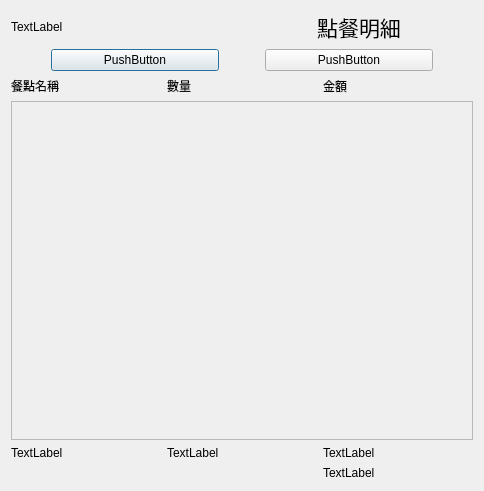
<?xml version="1.0" encoding="UTF-8"?>
<ui version="4.0">
 <class>detail</class>
 <widget class="QDialog" name="detail">
  <property name="geometry">
   <rect>
    <x>0</x>
    <y>0</y>
    <width>484</width>
    <height>491</height>
   </rect>
  </property>
  <property name="windowTitle">
   <string>Dialog</string>
  </property>
  <layout class="QGridLayout" name="gridLayout">
   <item row="0" column="0">
    <widget class="QLabel" name="label_logo">
     <property name="text">
      <string>TextLabel</string>
     </property>
    </widget>
   </item>
   <item row="1" column="0" colspan="2">
    <layout class="QHBoxLayout" name="horizontalLayout_2">
     <item>
      <spacer name="horizontalSpacer">
       <property name="orientation">
        <enum>Qt::Horizontal</enum>
       </property>
       <property name="sizeType">
        <enum>QSizePolicy::Fixed</enum>
       </property>
       <property name="sizeHint" stdset="0">
        <size>
         <width>40</width>
         <height>20</height>
        </size>
       </property>
      </spacer>
     </item>
     <item>
      <widget class="QPushButton" name="pushButton_confirm">
       <property name="text">
        <string>PushButton</string>
       </property>
      </widget>
     </item>
     <item>
      <spacer name="horizontalSpacer_2">
       <property name="orientation">
        <enum>Qt::Horizontal</enum>
       </property>
       <property name="sizeType">
        <enum>QSizePolicy::Fixed</enum>
       </property>
       <property name="sizeHint" stdset="0">
        <size>
         <width>40</width>
         <height>20</height>
        </size>
       </property>
      </spacer>
     </item>
     <item>
      <widget class="QPushButton" name="pushButton_order">
       <property name="text">
        <string>PushButton</string>
       </property>
      </widget>
     </item>
     <item>
      <spacer name="horizontalSpacer_3">
       <property name="orientation">
        <enum>Qt::Horizontal</enum>
       </property>
       <property name="sizeType">
        <enum>QSizePolicy::Fixed</enum>
       </property>
       <property name="sizeHint" stdset="0">
        <size>
         <width>40</width>
         <height>20</height>
        </size>
       </property>
      </spacer>
     </item>
    </layout>
   </item>
   <item row="0" column="1">
    <widget class="QLabel" name="label_logo_2">
     <property name="font">
      <font>
       <family>Adobe Myungjo Std M</family>
       <pointsize>16</pointsize>
      </font>
     </property>
     <property name="text">
      <string>點餐明細</string>
     </property>
     <property name="alignment">
      <set>Qt::AlignCenter</set>
     </property>
    </widget>
   </item>
   <item row="2" column="0" colspan="2">
    <layout class="QHBoxLayout" name="horizontalLayout">
     <item>
      <widget class="QLabel" name="label_name">
       <property name="text">
        <string>餐點名稱</string>
       </property>
      </widget>
     </item>
     <item>
      <widget class="QLabel" name="label_cnt">
       <property name="text">
        <string>數量</string>
       </property>
      </widget>
     </item>
     <item>
      <widget class="QLabel" name="label_money">
       <property name="text">
        <string>金額</string>
       </property>
      </widget>
     </item>
    </layout>
   </item>
   <item row="3" column="0" colspan="2">
    <widget class="QScrollArea" name="scrollArea">
     <property name="widgetResizable">
      <bool>true</bool>
     </property>
     <widget class="QWidget" name="scrollAreaWidgetContents_3">
      <property name="geometry">
       <rect>
        <x>0</x>
        <y>0</y>
        <width>464</width>
        <height>354</height>
       </rect>
      </property>
      <layout class="QGridLayout" name="gridLayout_2">
       <item row="0" column="0">
        <layout class="QGridLayout" name="gridLayout_detail"/>
       </item>
      </layout>
     </widget>
    </widget>
   </item>
   <item row="4" column="0" colspan="2">
    <layout class="QGridLayout" name="gridLayout_bottom">
     <item row="0" column="0">
      <widget class="QLabel" name="label_Pay">
       <property name="text">
        <string>TextLabel</string>
       </property>
      </widget>
     </item>
     <item row="0" column="2">
      <widget class="QLabel" name="label_Pay3">
       <property name="text">
        <string>TextLabel</string>
       </property>
      </widget>
     </item>
     <item row="1" column="2">
      <widget class="QLabel" name="label_Sum">
       <property name="text">
        <string>TextLabel</string>
       </property>
      </widget>
     </item>
     <item row="0" column="1">
      <widget class="QLabel" name="label_Pay2">
       <property name="text">
        <string>TextLabel</string>
       </property>
      </widget>
     </item>
    </layout>
   </item>
  </layout>
 </widget>
 <resources/>
 <connections/>
</ui>
